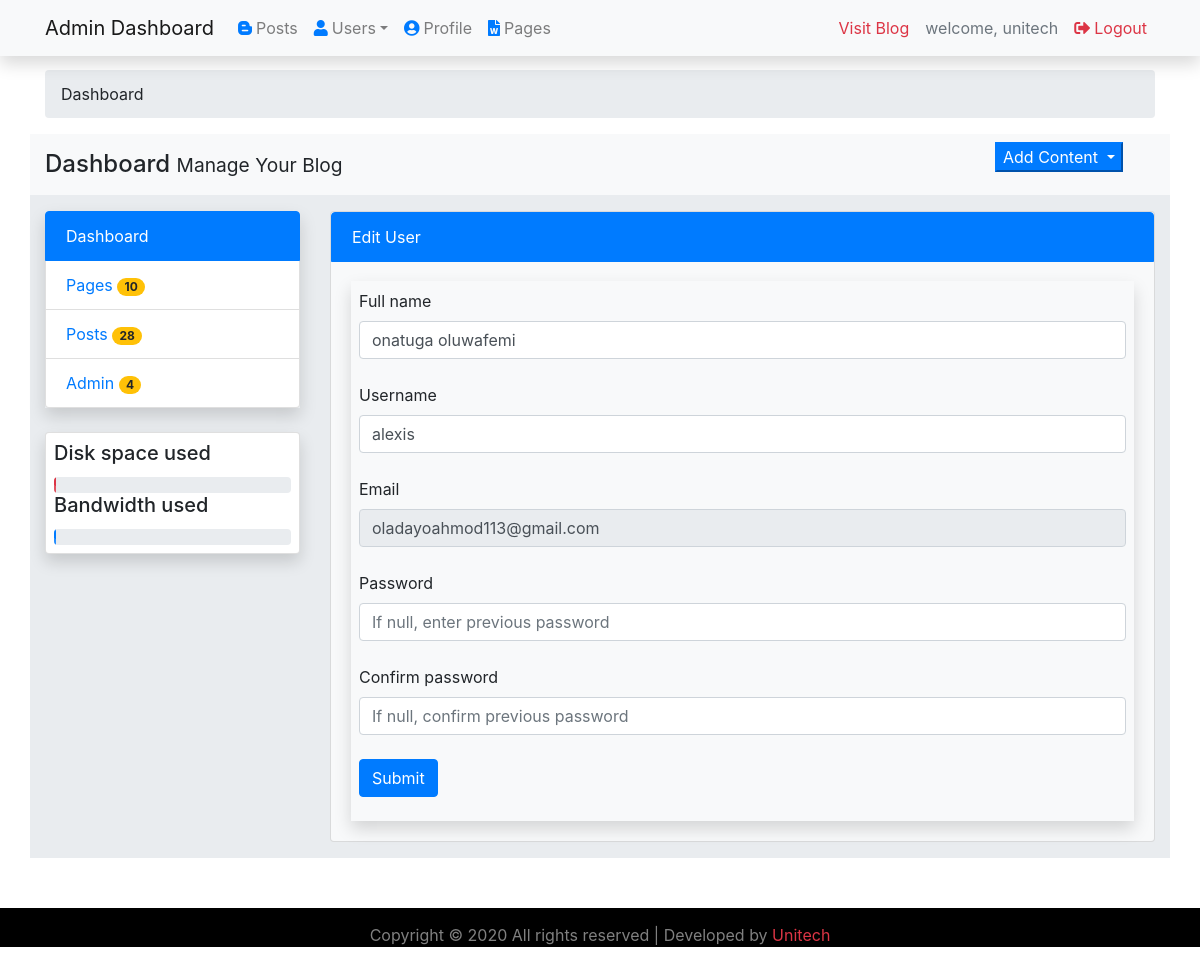
/admin/edituser.php?uid=2 (signed in), run on the app's committed database.
### tables this page shows
CREATE TABLE `subusers` (
  `id` int(11) NOT NULL,
  `fullname` varchar(200) NOT NULL,
  `username` varchar(100) NOT NULL,
  `email` varchar(200) NOT NULL,
  `password` text NOT NULL,
  `regdate` timestamp NOT NULL DEFAULT CURRENT_TIMESTAMP ON UPDATE CURRENT_TIMESTAMP
);

### admin/edituser.php (the view, shortened to what this page needs)
<?php
    require_once '../connection/db.php';
            if (isset($_GET['uid'])) {
                $query = "SELECT * FROM subusers WHERE id= ?";
                $stmt = $conn->prepare($query);
                $stmt->bind_param('i',$_GET['uid']);
                $stmt->execute();
                $get_data = $stmt->get_result();
                $fetch_data = $get_data->fetch_assoc();
            }
?>
<!DOCTYPE html>
<html lang="en">
<head>
    <link rel="stylesheet" type="text/css" href="../css/bootstrap.min.css">
	<link rel="stylesheet" type="text/css" href="../css/style.css">
    <link rel="stylesheet" type="text/css" href="../css/all.css">
    <link rel="stylesheet" type="text/css" href="../css/fontawesome.min.css">
</head>
<body>
                                 <?php include '../includes/header.php';?>
								<section id="maincontent">
									<?php include '../includes/sidebar.php'; ?>
                    <div class="col-md-9 my-3">
                        <div class="card bg-light">
                            <p class="list-group-item active">Edit User</p>
                            <div class="card-body">
                                <div class="shadow p-2">
								<form class="form-group" enctype="multipart/form-data" method="POST" action="">
                                    <label for="fullname">Full name</label>
                                    <input type="text" required name="fullname" value="<?php echo $fetch_data['fullname'];?>" class="form-control"><br>
                                    <label for="username">Username</label>
                                    <input type="text" required name="username" value="<?php echo $fetch_data['username'];?>" class="form-control"><br>
                                    <label for="email">Email</label>
                                    <input type="email" required name="email" value="<?php echo $fetch_data['email'];?>" class="form-control" readonly><br>
                                    <label for="password">Password</label>
                                    <input type="password" placeholder="If null, enter previous password" required name="password" class="form-control"><br>
                                    <label for="password">Confirm password</label>
                                    <input type="password" required name="cpassword" placeholder="If null, confirm previous password" class="form-control"><br>
                                    <button type="submit" name="update" class="btn btn-primary">Submit</button>
                                </form>
                                </div>
                            </div>
                        </div>
                    </div>
                    </section>
					<?php include '../includes/footer.php';?>
</body>
</html>

### css/style.css (style rules this page uses)
body { scroll-behavior: smooth; }

### data on the page
subusers: fullname "onatuga oluwafemi", username "alexis", email "oladayoahmod113@gmail.com"

### other printed values
$username "unitech"
$fetch['posted'] "28"
$fetch_users['reg_users'] "4"
